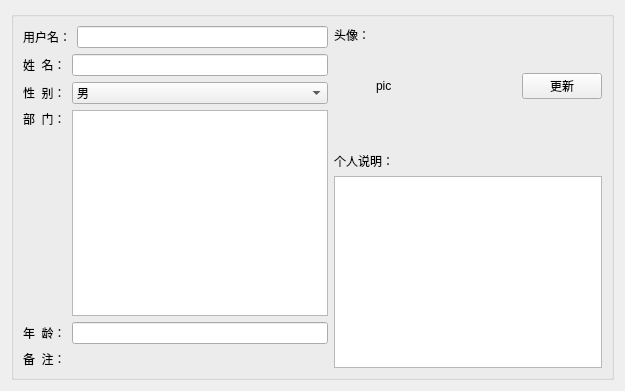
                       <widget class="QWidget" name="basicInfo">
                        <attribute name="icon">
                         <iconset resource="SMMSimg.qrc">
                          <normaloff>:/SuperMarketManageSystem/img/m3.png</normaloff>
                          <normalon>:/SuperMarketManageSystem/img/m4.png</normalon>:/SuperMarketManageSystem/img/m3.png</iconset>
                        </attribute>
                        <attribute name="title">
                         <string>基本信息</string>
                        </attribute>
                        <layout class="QHBoxLayout" name="horizontalLayout_49">
                         <item>
                          <widget class="QGroupBox" name="groupBox_14">
                           <property name="title">
                            <string/>
                           </property>
                           <property name="flat">
                            <bool>false</bool>
                           </property>
                           <layout class="QHBoxLayout" name="horizontalLayout_48">
                            <item>
                             <layout class="QHBoxLayout" name="horizontalLayout_41">
                              <item>
                               <layout class="QVBoxLayout" name="verticalLayout_10">
                                <item>
                                 <layout class="QHBoxLayout" name="horizontalLayout_42">
                                  <item>
                                   <widget class="QLabel" name="accountLabel_2">
                                    <property name="text">
                                     <string>用户名：</string>
                                    </property>
                                   </widget>
                                  </item>
                                  <item>
                                   <widget class="QLineEdit" name="accountLineEdit_2"/>
                                  </item>
                                 </layout>
                                </item>
                                <item>
                                 <layout class="QHBoxLayout" name="horizontalLayout_43">
                                  <item>
                                   <widget class="QLabel" name="nameLabel_2">
                                    <property name="sizePolicy">
                                     <sizepolicy hsizetype="Preferred" vsizetype="Preferred">
                                      <horstretch>0</horstretch>
                                      <verstretch>0</verstretch>
                                     </sizepolicy>
                                    </property>
                                    <property name="text">
                                     <string>姓  名：</string>
                                    </property>
                                   </widget>
                                  </item>
                                  <item>
                                   <widget class="QLineEdit" name="nameLineEdit_2"/>
                                  </item>
                                 </layout>
                                </item>
                                <item>
                                 <layout class="QHBoxLayout" name="horizontalLayout_44">
                                  <item>
                                   <widget class="QLabel" name="sexLabel_2">
                                    <property name="sizePolicy">
                                     <sizepolicy hsizetype="Fixed" vsizetype="Preferred">
                                      <horstretch>0</horstretch>
                                      <verstretch>0</verstretch>
                                     </sizepolicy>
                                    </property>
                                    <property name="text">
                                     <string>性  别：</string>
                                    </property>
                                   </widget>
                                  </item>
                                  <item>
                                   <widget class="QComboBox" name="sexComboBox_2">
                                    <item>
                                     <property name="text">
                                      <string>男</string>
                                     </property>
                                    </item>
                                    <item>
                                     <property name="text">
                                      <string>女</string>
                                     </property>
                                    </item>
                                    <item>
                                     <property name="text">
                                      <string>其他</string>
                                     </property>
                                    </item>
                                   </widget>
                                  </item>
                                 </layout>
                                </item>
                                <item>
                                 <layout class="QHBoxLayout" name="horizontalLayout_45">
                                  <item>
                                   <widget class="QLabel" name="deparLabel_2">
                                    <property name="text">
                                     <string>部  门：</string>
                                    </property>
                                    <property name="alignment">
                                     <set>Qt::AlignLeading|Qt::AlignLeft|Qt::AlignTop</set>
                                    </property>
                                   </widget>
                                  </item>
                                  <item>
                                   <widget class="QTextEdit" name="deparTextEdit_2"/>
                                  </item>
                                 </layout>
                                </item>
                                <item>
                                 <layout class="QHBoxLayout" name="horizontalLayout_46">
                                  <item>
                                   <widget class="QLabel" name="ageLabel_2">
                                    <property name="text">
                                     <string>年  龄：</string>
                                    </property>
                                   </widget>
                                  </item>
                                  <item>
                                   <widget class="QLineEdit" name="ageLineEdit_2"/>
                                  </item>
                                 </layout>
                                </item>
                                <item>
                                 <widget class="QLabel" name="otherLabel_2">
                                  <property name="text">
                                   <string>备  注：</string>
                                  </property>
                                 </widget>
                                </item>
                               </layout>
                              </item>
                              <item>
                               <layout class="QVBoxLayout" name="verticalLayout_11">
                                <item>
                                 <layout class="QHBoxLayout" name="horizontalLayout_47">
                                  <item>
                                   <widget class="QLabel" name="label_35">
                                    <property name="text">
                                     <string>头像：</string>
                                    </property>
                                    <property name="alignment">
                                     <set>Qt::AlignLeading|Qt::AlignLeft|Qt::AlignTop</set>
                                    </property>
                                   </widget>
                                  </item>
                                  <item>
                                   <widget class="QLabel" name="labelPic">
                                    <property name="enabled">
                                     <bool>true</bool>
                                    </property>
                                    <property name="sizePolicy">
                                     <sizepolicy hsizetype="Fixed" vsizetype="Fixed">
                                      <horstretch>5</horstretch>
                                      <verstretch>5</verstretch>
                                     </sizepolicy>
                                    </property>
                                    <property name="minimumSize">
                                     <size>
                                      <width>100</width>
                                      <height>120</height>
                                     </size>
                                    </property>
                                    <property name="text">
                                     <string>pic</string>
                                    </property>
                                   </widget>
                                  </item>
                                  <item>
                                   <spacer name="horizontalSpacer_16">
                                    <property name="orientation">
                                     <enum>Qt::Horizontal</enum>
                                    </property>
                                    <property name="sizeHint" stdset="0">
                                     <size>
                                      <width>40</width>
                                      <height>20</height>
                                     </size>
                                    </property>
                                   </spacer>
                                  </item>
                                  <item>
                                   <widget class="QPushButton" name="pushButtonUpdate">
                                    <property name="text">
                                     <string>更新</string>
                                    </property>
                                   </widget>
                                  </item>
                                 </layout>
                                </item>
                                <item>
                                 <widget class="QLabel" name="label_37">
                                  <property name="text">
                                   <string>个人说明：</string>
                                  </property>
                                 </widget>
                                </item>
                                <item>
                                 <widget class="QTextEdit" name="textEditPersonIntroduce"/>
                                </item>
                               </layout>
                              </item>
                             </layout>
                            </item>
                           </layout>
                          </widget>
                         </item>
                        </layout>
                       </widget>
